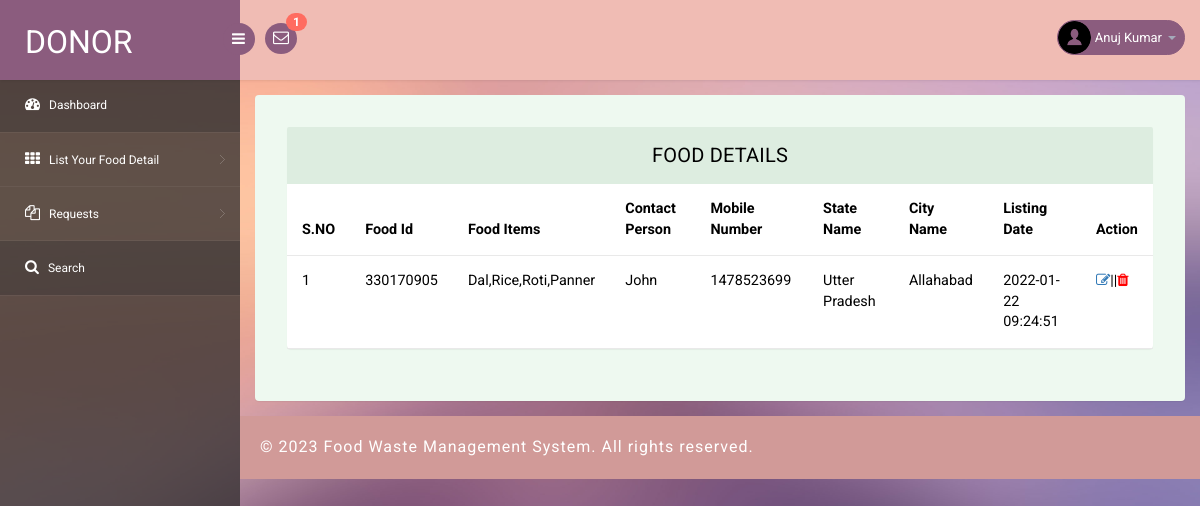
The app's page /fwms/donor/manage-food-details.php (signed in) with its own data.
### tables this page shows
CREATE TABLE `tbldonor` (
  `ID` int(10) NOT NULL,
  `FullName` varchar(200) DEFAULT NULL,
  `Email` varchar(200) DEFAULT NULL,
  `MobileNumber` bigint(10) DEFAULT NULL,
  `Password` varchar(120) DEFAULT NULL,
  `RegDate` timestamp NULL DEFAULT current_timestamp()
);

CREATE TABLE `tblfood` (
  `ID` int(10) NOT NULL,
  `DonorID` int(10) DEFAULT NULL,
  `foodId` int(10) DEFAULT NULL,
  `FoodItems` mediumtext DEFAULT NULL,
  `StateName` varchar(200) DEFAULT NULL,
  `CityName` varchar(200) DEFAULT NULL,
  `Description` mediumtext DEFAULT NULL,
  `PickupDate` varchar(200) DEFAULT NULL,
  `PickupAddress` mediumtext DEFAULT NULL,
  `ContactPerson` varchar(200) DEFAULT NULL,
  `CPMobNumber` bigint(10) DEFAULT NULL,
  `Image` varchar(200) DEFAULT NULL,
  `CreationDate` timestamp NULL DEFAULT current_timestamp(),
  `UpdationDate` timestamp NULL DEFAULT NULL ON UPDATE current_timestamp()
);

### fwms/donor/manage-food-details.php (the view, shortened to what this page needs)
<?php
include('includes/dbconnection.php');
if (strlen($_SESSION['pgasoid']==0)) {
  header('location:logout.php');
  } else{
?>
<!DOCTYPE html>
<head>
<link rel="stylesheet" href="css/bootstrap.min.css" >
<link href="css/style.css" rel='stylesheet' type='text/css' />
<link href="css/style-responsive.css" rel="stylesheet"/>
<link rel="stylesheet" href="css/font.css" type="text/css"/>
<link href="css/font-awesome.css" rel="stylesheet">
</head>
<body>
<section id="container">
<?php include_once('includes/header.php');?>
<?php include_once('includes/sidebar.php');?>
<section id="main-content">
	<section class="wrapper">
		<div class="table-agile-info">
 <div class="panel panel-default">
    <div class="panel-heading">
     Food Details
    </div>
    <div>
      <table class="table" ui-jq="footable" ui-options='{
        "paging": {
          "enabled": true
        },
        "filtering": {
          "enabled": true
        },
        "sorting": {
          "enabled": true
        }}'>
        <thead>
          <tr>
            <th data-breakpoints="xs">S.NO</th>
            <th>Food Id</th>
            <th>Food Items</th>
            <th>Contact Person</th>
            <th> Mobile Number</th>
            <th>State Name</th>
            <th>City Name</th>
            <th>Listing Date</th>
            <th data-breakpoints="xs">Action</th>
          </tr>
        </thead>
        <?php
        $did=$_SESSION['pgasoid'];
$ret=mysqli_query($con,"select * from  tblfood where DonorID='$did'");
$cnt=1;
while ($row=mysqli_fetch_array($ret)) {
?>
        <tbody>
          <tr data-expanded="true">
            <td><?php echo $cnt;?></td>
            <td><?php  echo $row['foodId'];?></td>
            <td><?php  echo $row['FoodItems'];?></td>
              <td><?php  echo $row['ContactPerson'];?></td>
              <td><?php  echo $row['CPMobNumber'];?></td>
                  <td><?php  echo $row['StateName'];?></td>
                  <td><?php  echo $row['CityName'];?></td>
                  <td><?php  echo $row['CreationDate'];?></td>
                  <td><a href="edit-fooddetails.php?editid=<?php echo $row['ID'];?>&&requestid=<?php echo $row['foodId'];?>"><i class="fa fa-edit" aria-hidden="true"></i></a>||<a href="manage-food-details.php?action=delete&&bsid=<?php echo $row['ID']; ?>" style="color:red;" title="Delete this record" onclick="return confirm('Do you really want to delete this record?');"><i class="fa fa-trash" aria-hidden="true"></i> </a>
                </tr>
                <?php
$cnt=$cnt+1;
}?>
 </tbody>
            </table>
    </div>
  </div>
</div>
</section>
		 <?php include_once('includes/footer.php');?>
</section>
</section>
</body>
</html>
<?php }  ?>

### fwms/donor/includes/header.php (shortened to what this page needs)
<header class="header fixed-top clearfix">
<div class="brand">
    <a href="dashboard.php" class="logo">
        Donor
    </a>
    <div class="sidebar-toggle-box">
        <div class="fa fa-bars"></div>
    </div>
</div>
<div class="nav notify-row" id="top_menu">
    <ul class="nav top-menu">
                <?php
        $did=$_SESSION['pgasoid'];
$ret1=mysqli_query($con,"select tblfoodrequests.id,fullName,requestNumber from tblfoodrequests
 join tblfood  on tblfood.ID=tblfoodrequests.foodId
 where tblfood.DonorID='$did' and (tblfoodrequests.status is null || tblfoodrequests.status='')");
$num=mysqli_num_rows($ret1);
?>
        <li id="header_inbox_bar" class="dropdown">
            <a data-toggle="dropdown" class="dropdown-toggle" href="#">
                <i class="fa fa-envelope-o"></i>
                <span class="badge bg-important"><?php echo $num;?></span>
            </a>
        </li>
    </ul>
</div>
<div class="top-nav clearfix">
    <ul class="nav pull-right top-menu">
        <li class="dropdown">
            <a data-toggle="dropdown" class="dropdown-toggle" href="#">
                <?php
$donorid=$_SESSION['pgasoid'];
$ret=mysqli_query($con,"select FullName from  tbldonor where ID='$donorid'");
$row=mysqli_fetch_array($ret);
$name=$row['FullName'];
?>
                <img alt="" src="images/2.png">
                <span class="username"><?php echo $name; ?></span>
                <b class="caret"></b>
            </a>
        </li>
    </ul>
</div>
</header>

### fwms/donor/css/style.css (style rules this page uses)
ul, ol { margin: 0; }
html, body { font-family: 'Roboto', sans-serif; font-size: 100%; overflow-x: hidden; background: url(../images/bg.jpg) no-repeat 0px 0px; background-size:cover; }
body a { transition: 0.5s all ease; -webkit-transition: 0.5s all ease; -moz-transition: 0.5s all ease; -o-transition: 0.5s all ease; -ms-transition: 0.5s all ease; text-decoration:none; }
ul,label { margin:0; padding:0; }
#main-content { margin-left:240px; -webkit-transition:all .3s ease-in-out; -moz-transition:all .3s ease-in-out; -o-transition:all .3s ease-in-out; transition:all .3s ease-in-out; }
.header { left:0; right:0; z-index:1002; background:rgb(240, 188, 180); -webkit-transition:all .3s ease-in-out; -moz-transition:all .3s ease-in-out; -o-transition:all .3s ease-in-out; transition:all .3s ease-in-out; }
.fixed-top { position:fixed; box-shadow:1px 0 3px rgba(0,0,0,.15); }
.wrapper { display:inline-block; margin-top:80px; padding:15px; width:100%; }
.brand { background:#8b5c7e; float:left; width:240px; height:80px; position:relative; }
a.logo { font-size:32px; color:#fff; float:left; margin:20px 0 0 25px; text-transform:uppercase; }
#top_menu .nav>li,ul.top-menu>li { float:left; }
.notify-row { float:left; margin-top:23px; margin-left:25px; }
ul.top-menu { margin-right:15px; margin-top: 0; }
ul.top-menu > li > a { color: #fff; font-size: 16px; background: #8b5c7e; padding: 4px 8px; margin-right: 15px; border-radius: 50%; -webkit-border-radius: 50%; padding-right: 8px !important; }
.notify-row .badge { position:absolute; right:-10px; top:-10px; z-index:100; }
.top-nav { margin-top:20px; }
.top-nav img { border-radius:50%; -webkit-border-radius:50%; width:33px; }
.top-nav .username { font-size:13px; color:#fff; }
.top-nav ul.top-menu>li>a { border-radius: 100px; -webkit-border-radius: 100px; padding: 0px; background: none; margin-right: 0; border: 1px solid #8b5c7e; background: #8b5c7e; }
.top-nav ul.top-menu>li { margin-left:10px; }
.top-nav .nav .caret { border-bottom-color:#A4AABA; border-top-color:#A4AABA; }
.sidebar-toggle-box { float:left; margin-top:23px; margin-left:-15px; background:#8b5c7e; border-radius:50%; -webkit-border-radius:50%; width:32px; height:32px; position:absolute; right:-15px; }
.sidebar-toggle-box .fa-bars { cursor:pointer; display:inline-block; font-size:15px; padding:8px 8px 8px 9px; color:#fff; }
.panel-heading { position: relative; height: 57px; line-height: 57px; letter-spacing: 0.2px; color: #000; font-size: 18px; font-weight: 400; padding: 0 16px; background:#ddede0; border-top-right-radius: 2px; border-top-left-radius: 2px; text-transform: uppercase; text-align: center; }
.panel { border: none ! important; }
.table>thead>tr>th { border-bottom: 1px solid #e1ab91 ! important; }
.table>tbody>tr>td, .table>tbody>tr>th, .table>tfoot>tr>td, .table>tfoot>tr>th, .table>thead>tr>td, .table>thead>tr>th { border-bottom: 1px solid #e9e9e9 ! important; }
.table > thead > tr > th, .table > tbody > tr > th, .table > tfoot > tr > th, .table > thead > tr > td, .table > tbody > tr > td, .table > tfoot > tr > td { border-top: none !important; }
.table td, .table>tbody>tr>td, .table>tbody>tr>th, .table>tfoot>tr>td, .table>tfoot>tr>th, .table>thead>tr>td, .table>thead>tr>th { padding: 15px!important; }
.table > thead > tr > th, .table > tbody > tr > th, .table > tfoot > tr > th, .table > thead > tr > td, .table > tbody > tr > td, .table > tfoot > tr > td { font-size: 0.9em; color: #000; border-top: none !important; }
.table-agile-info { background: #eef9f0; padding: 2em; border-radius: 4px; -webkit-box-shadow: 0 1px 1px rgba(0,0,0,.05); box-shadow: 0 1px 1px rgba(0,0,0,.05); }
.panel-default>.panel-heading { color: #000000 ! important; background-color: #ddede0 ! important; border-color: #ddede0 ! important; font-size: 20px; }
.badge.bg-important { background: #ff6c60; }

### records on screen
tbldonor: FullName "Anuj Kumar"
tblfood: foodId "330170905", FoodItems "Dal,Rice,Roti,Panner", ContactPerson "John", CPMobNumber "1478523699", StateName "Utter Pradesh", CityName "Allahabad", CreationDate "2022-01-22 09:24:51"

### other values on screen
$num "1"
